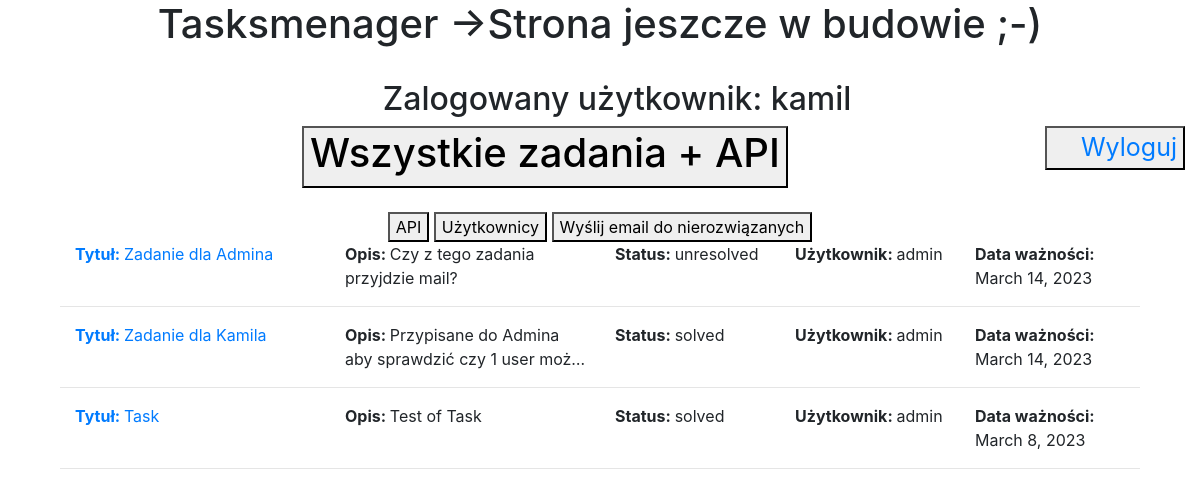
/taskuser/1/ (signed in), run on the app's committed database.
### tasks/models.py (models this page shows)
class Task(models.Model):
    title = models.CharField(max_length=50)
    description = models.TextField()
    status = models.CharField(choices=TASK_STATUS, default='', max_length=30)
    user = models.ForeignKey(User, on_delete=models.CASCADE)
    expiry_date = models.DateField()
    class Meta:
        verbose_name = "Zadanie"
        verbose_name_plural = "Zadania"

### tasks/views.py (the view)
# urls.py: path('taskuser/<id>/', taskuser, name='taskuser'),
@login_required(login_url='login')
def taskuser(request, id):
    user_tasks = User.objects.get(pk=id)
    user_task = Task.objects.filter(user_id=user_tasks)
    data = {'wybor_uzytkownika': user_tasks,
            'zadania_uzytkownika': user_task}
    return render(request, 'taskuser.html', data)

### tasks/templates/taskuser.html
{% extends 'template.html' %}
{% load static %}
{% block taskuser %}
    {% if zadania_uzytkownika %}
        <div class="col-lg-12">
            {% for task in zadania_uzytkownika %}
                <div class="col-lg-3">
                    <a href = "/taskdetails/{{task.id}}"><strong>Tytuł: </strong>{{task.title}}</a>
                </div>
                <div class="col-lg-3">
                <strong>Opis: </strong>{{task.description}}
                </div>
                <div class="col-lg-2">
                <strong>Status: </strong>{{task.status}}
                </div>
                <div class="col-lg-2">
                <strong>Użytkownik: </strong>{{task.user}}
                </div>
                <div class="col-lg-2">
                <strong>Data ważności: </strong>{{task.expiry_date}}
                </div>
                <br>
                <br>
                <hr>
            {% endfor %}
        </div>
    {% endif %}
{% endblock taskuser %}

### tasks/templates/template.html (shortened to what this page needs)
{% load static %}
<!DOCTYPE html>
<html lang="pl">
<head>
	<link rel="stylesheet" href="https://stackpath.bootstrapcdn.com/bootstrap/4.4.1/css/bootstrap.min.css">
	<link rel="stylesheet" href="{% static '/style.css' %}">
</head>
<body>
	<header>
		<div class="col-lg-12">
			<div class="info">
				<h1 class="categories-title">Tasksmenager ->Strona jeszcze w budowie ;-)</h1><br>
				<h2 id="hello-msg">&nbsp &nbsp Zalogowany użytkownik: {{request.user}}</h2>
			</div>
			<div class="logout">
				<button><a href="{% url 'logout' %}">&nbsp &nbsp Wyloguj</a></button>
			</div>
		</div>
	</header>
	<div class="container">
		<a href = "/tasks">
       		<button><h1> Wszystkie zadania + API </h1></button>
		</a>
		<br>
		<br>
		<a href = "/task/api">
			<button>API</button>
	 	</a>
		<a href = "/users">
			<button> Użytkownicy </button>
		</a>
		<button id="mail">Wyślij email do nierozwiązanych</button>
		{% block taskuser %}   {% endblock taskuser %}
	</div>
</body>
</html>

### tasks/static/style.css (style rules this page uses)
.container { text-align: center; }
.info { text-align: center; }
.logout { text-align: right; font-size: 25px; color: rgb(252, 60, 60); float: right; }
.col-lg-3 { text-align: left; float: left; display: -webkit-box; -webkit-line-clamp: 2; -webkit-box-orient: vertical; overflow: hidden; }
.col-lg-2 { text-align: left; float: left; display: -webkit-box; -webkit-line-clamp: 2; -webkit-box-orient: vertical; overflow: hidden; }

### data on the page
Task: title "Zadanie dla Admina", description "Czy z tego zadania przyjdzie mail?", status "unresolved", user "admin", expiry_date "March 14, 2023"
Task: title "Zadanie dla Kamila", description "Przypisane do Admina aby sprawdzić czy 1 user…", status "solved", user "admin", expiry_date "March 14, 2023"
Task: title "Task", description "Test of Task", status "solved", user "admin", expiry_date "March 8, 2023"

### other printed values
{{ request.user }} "kamil"
